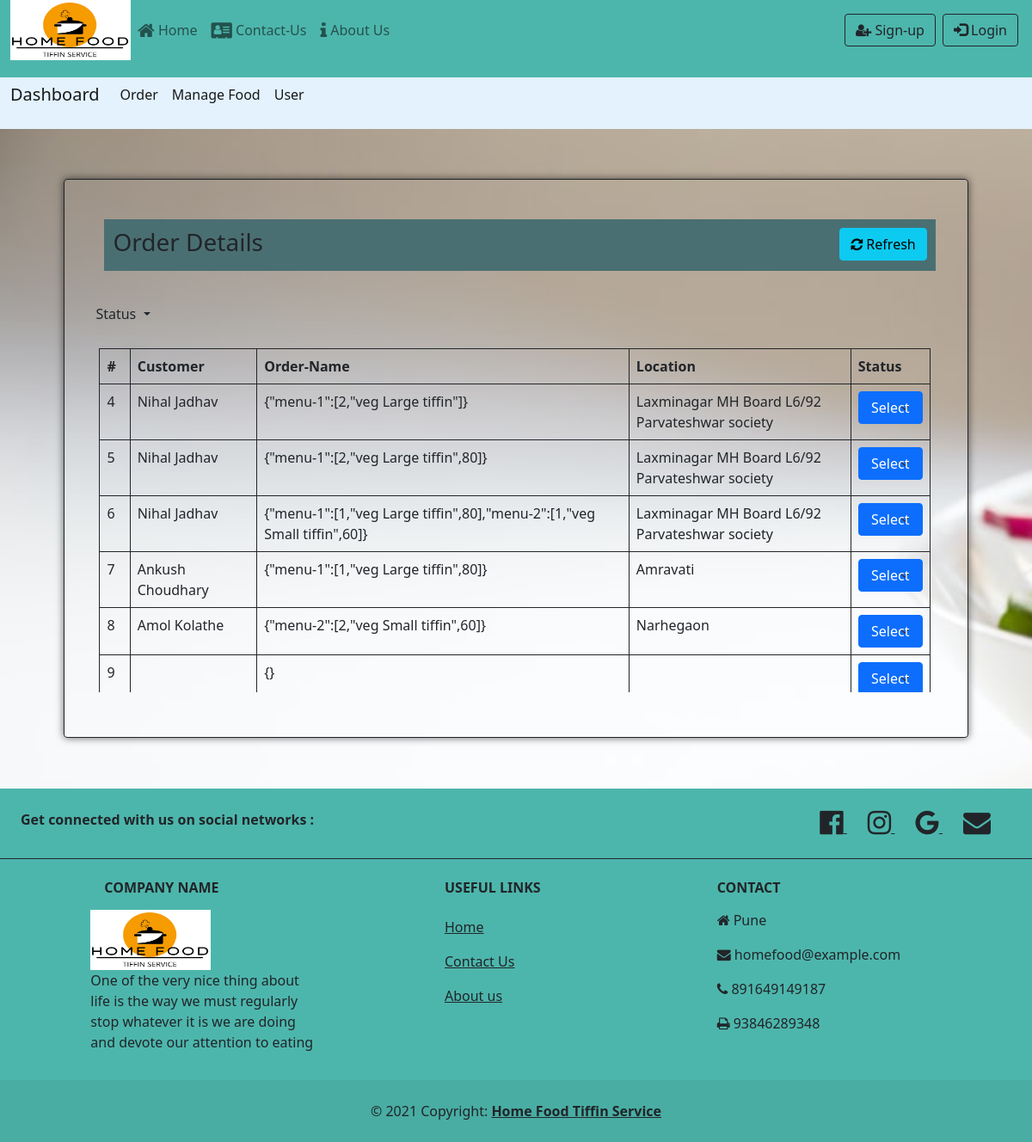
/orderdets/, run on the app's committed database.
### Manage/models.py (models this page shows, shortened)
class Orders(models.Model):
    order_id = models.AutoField(primary_key=True)
    items_json = models.CharField(max_length=5000)
    amount = models.IntegerField(default=0)
    cname = models.CharField(max_length=90)
    cemail = models.CharField(max_length=90)
    address = models.CharField(max_length=90)
    timeStamp = models.DateTimeField(auto_now_add=True, blank=True)

### Manage/views.py (the view)
# urls.py: path('orderdets/', views.handleorderdets, name='handleorderdets'),
def handleorderdets(request):
    order = Orders.objects.all()
    return render(request, 'orderdets.html',{'order':order})

### templates/orderdets.html (shortened to what this page needs)
{% extends 'base.html' %}
{% load static %}
{% block body %}
{% include 'dashnav.html' %}
<div class="mx-3">
  <div class="order border border-dark p-3 rounded">
    <header>
      <div class="header">
        <h3> Order Details</h3>
        <div class="header-right">
          <a href=""><button type="button" class="btn btn-info"><i class="fa fa-refresh" aria-hidden="true"></i>
              Refresh</button></a>
        </div>
      </div>
    </header>
    <nav class="navbar navbar-expand-lg">
      <div class="container-fluid">
        <div class="collapse navbar-collapse" id="navbarSupportedContent">
          <ul class="navbar-nav me-auto mb-2 mb-lg-0">
            <li class="nav-item dropdown">
              <a class="nav-link dropdown-toggle text-dark" href="#" id="navbarDropdown" role="button"
                data-bs-toggle="dropdown" aria-expanded="false">
                Status
              </a>
            </li>
          </ul>
        </div>
      </div>
    </nav>
      <div class="table-wrapper-scroll-y my-custom-scrollbar">
      <table class="table table-bordered border-dark ms-4">
        <thead>
          <tr>
            <th scope="col">#</th>
            <th scope="col">Customer</th>
            <th scope="col">Order-Name</th>
            <th scope="col">Location</th>
            <th scope="col">Status</th>
          </tr>
        </thead>
        <tbody>
          {% for order in order %}
          <tr>
            <td>{{order.order_id}}</td>
            <td>{{order.cname}}</td>
            <td>{{order.items_json}}</td>
            <td>{{order.address}}</td>
            <td><select class="form-select btn btn-primary" aria-label="Default select example">
                <option selected>Select</option>
              </select>
            </td>
          </tr>
          {% endfor %}
        </tbody>
      </table>
    </div>
  </div>
</div>
{% endblock body %}

### Manage/static/Manage/styles.css (style rules this page uses)
body { margin: 0; padding: 0; background-color: #E0F2F1; }
* { margin: 0; padding: 0; }
body { margin: 0; padding: 0; background-image: url("\lunch.jpg"); background-repeat: no-repeat; background-size: cover; background-color: #E0F2F1; }
.order { box-shadow: 0 0 10px rgba(0,0,0,0.6); display: inline-block; height: 650px; width: 90%; margin-left: 5%; margin-right: 5%; margin-top: 5%; margin-bottom: 5%; }
.header { width: 95%; margin: 30px; height: 60px; background-color: rgb(74, 111, 114); }
.header h3 { float: left; padding: 10px; }
.header-right { float: right; padding: 10px; }
.table { width: 95%; margin-right: 3opx; }
.navbar { margin-bottom: 0; border-radius: 0; padding-top: 0px; padding-bottom: 20px; }
.rounded { border-radius: 1rem }

### templates/orderdets.html (style rules this page uses)
.my-custom-scrollbar { position: relative; height: 400px; overflow: auto; }
.table-wrapper-scroll-y { display: block; }

### data on the page
Orders: order_id "4", cname "Nihal Jadhav", items_json "{\"menu-1\":[2,\"veg Large tiffin\"]}", address "Laxminagar MH Board L6/92 Parvateshwar society"
Orders: order_id "5", cname "Nihal Jadhav", items_json "{\"menu-1\":[2,\"veg Large tiffin\",80]}", address "Laxminagar MH Board L6/92 Parvateshwar society"
Orders: order_id "6", cname "Nihal Jadhav", items_json "{\"menu-1\":[1,\"veg Large tiffin\",80],\"menu-2\":[1,\"veg Small tiffin\",60]}", address "Laxminagar MH Board L6/92 Parvateshwar society"
Orders: order_id "7", cname "Ankush Choudhary", items_json "{\"menu-1\":[1,\"veg Large tiffin\",80]}", address "Amravati"
Orders: order_id "8", cname "Amol Kolathe", items_json "{\"menu-2\":[2,\"veg Small tiffin\",60]}", address "Narhegaon"
Orders: order_id "9", items_json "{}"
